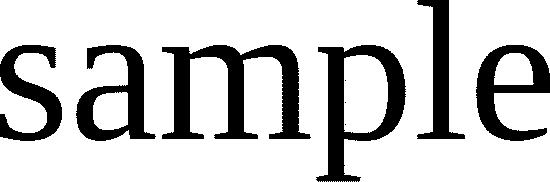
#> input picture allwords/myword1064.jpg, 550 x 182 px, found by its file name; its folder holds only this picture in this run
$ python getCharacter.py   (Python 2 division)   (older library calls are emulated)
#> lines starting #> are read from the running program, lines starting #| are printed output that depends on the picture
#> further down, imgfile is the input picture: shape (182, 550, 3); min 0, max 255, mean 200
#> (reads neural_network/theta1.npy from the repository)
#> (reads neural_network/theta2.npy from the repository)
#file to extract each character from a word, PAD it to form a square
import numpy as np
import cv2
import os
from PIL import Image
import scipy.misc
from scipy.misc import imresize
import matplotlib.pyplot as plt


# [128 lines left out: functions sigmoid, predictChar, convertBW, trimAndPad, not called in this run]


def getChar(dict, theta1, theta2, imgfile):

	# [8 lines of commented-out code are left out]
	if imgfile.ndim==3:
		imgfile=imgfile[:,:,0]
#> imgfile: shape (182, 550)
	# [12 lines of commented-out code are left out]
	matx, maty=imgfile.shape
#> matx = 182; maty = 550
	#print('The shape of this word is : '+str(matx)+' by '+str(maty))

	#trim each word from right and left (ALL WHITE SPACES)

	#for proper trim, convert to B&W first

	#imgfile2=convertBW(imgfile)

	#from right
	flag11=0
	rmargin=0
	for y in range(maty-1,0,-1):
		for x in range(0,matx):
			if imgfile[x][y]==0:
				flag11=1;
				rmargin=y
				break
		if flag11==1:
			break;

	#from left
	flag11=0
	lmargin=0
	for y in range(0,maty):
		for x in range(0,matx):
			if imgfile[x][y]==0:
				flag11=1;
				lmargin=y
				break
		if flag11==1:
			break;

	# print('lmargin rmargin are: ')
	# print(lmargin)
	# print(rmargin)

	imgfile=imgfile[:,lmargin:rmargin]
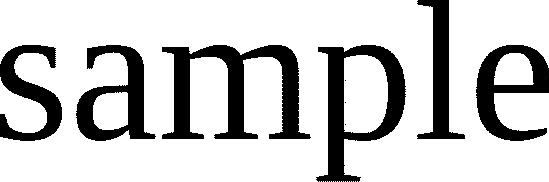
#> imgfile: shape (182, 549); min 0, max 255, mean 200

	matx, maty=imgfile.shape
#> maty = 549

	# plt.imshow(imgfile, cmap='gray')
	# plt.show()

	#print('The shape of this word is : '+str(matx)+' by '+str(maty))


	threshold= 2  #letters are separated by at least 2 pixels
	#bg, ed
	wordbg=0
	i2=0
	# [5 lines of commented-out code are left out]
	thelast=maty-threshold-1
#> thelast = 546
	while True:
		if i2==thelast:
			break;
		#print('start i2='+str(i2))
		#check threshold square/rectangle for all white,if yes, the it is separator / SLIDE a rectangle to find spaces
		flag=1
		for i in range(i2,i2+threshold):
			for j in range(0,matx):
				if imgfile[j][i]==0:
					flag=0
					break
			if flag==0:
				break
		if flag==1:
			wordend=i2
		#	print('letter from '+str(wordbg)+' to '+str(wordend))
			thisword=imgfile[0:matx,wordbg:wordend]
			thisword=trimAndPad(thisword)
			plt.imshow(thisword, cmap='gray')
			plt.show()
			letterval=predictChar(theta1,theta2,thisword)
			print dict[letterval],
			i2=i2+threshold
			#start i2 again from next word
			while True:
				flag2=1
				for i in range(0,matx):
					if imgfile[i][i2]==0:
						flag2=0
						break
				if flag2==0:
					break;
				i2+=1
			wordbg=i2
		# [4 lines of commented-out code are left out]
		i2+=1
		if i2==thelast:
			#print('the last letter of this line is from '+str(wordbg)+' to '+str(maty))
			lastword=imgfile[0:matx,wordbg:maty]
			lastword=trimAndPad(lastword)
			plt.imshow(lastword, cmap='gray')
			plt.show()
			letterval=predictChar(theta1,theta2,lastword)
			print dict[letterval],
			# scipy.misc.imsave('myword.jpg', lastword)
			break;
	return

def run(img):
	# print('trying to get characters')
	dict = {1: '0', 2: '1', 3: '2', 4: '3', 5:'4',6:'5',7:'6',8:'7',9:'8',10:'9',
		    11:'A',12:'B',13:'C',14:'D',15:'E',16:'F',17:'G',18:'H',19:'I',20:'J',
		    21:'K',22:'L',23:'M',24:'N',25:'O',26:'P',27:'Q',28:'R',29:'S',30:'T',
			31:'U',32:'V',33:'W',34:'X',35:'Y',36:'Z',37:'a',38:'b',39:'c',40:'d',
			41:'e',42:'f',43:'g',44:'h',45:'i',46:'j',47:'k',48:'l',49:'m',50:'n',
			51:'o',52:'p',53:'q',54:'r',55:'s',56:'t',57:'u',58:'v',59:'w',60:'x',
			61:'y',62:'z'}

	theta1=np.load('neural_network/theta1.npy')
	theta2=np.load('neural_network/theta2.npy')

	# [5 lines of commented-out code are left out]

	getChar(dict, theta1, theta2,  img)
	print('    '),


if __name__=="__main__":
	print('i am in main')
	path="/home/soubhik/Desktop/OCR/allwords"
	files= os.listdir (path)
	#files.sort()
	print(files)

	for myfile in files:
		# print('checkLoop')
		imgpath=path+"/"+myfile
		# print('chk2')
		imgfile=cv2.imread(imgpath)
		# print('chk3')
		run(imgfile)
		# [5 lines of commented-out code are left out]
